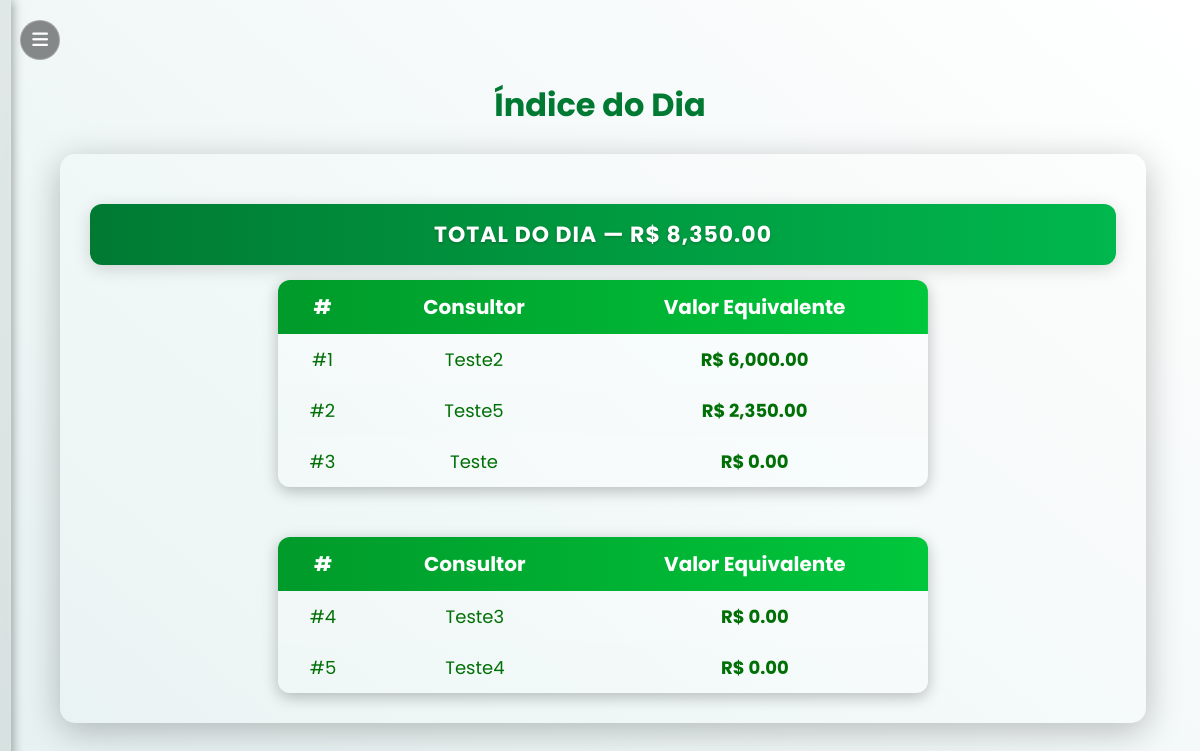
The page /indice_dia (signed in) on the database its author committed.
### tables this page shows
CREATE TABLE users (
            id INTEGER PRIMARY KEY AUTOINCREMENT,
            nome TEXT UNIQUE NOT NULL,
            senha TEXT NOT NULL,
            role TEXT DEFAULT 'user'
        );

### app.py (the view, shortened to what this page needs)
@app.route("/indice_dia")
def indice_dia():
    if "user" not in session:
        return redirect(url_for("login"))
    conn = get_conn()
    cur = conn.cursor()
    cur.execute("""
        CREATE TABLE IF NOT EXISTS metas_individuais (
            id INTEGER PRIMARY KEY AUTOINCREMENT,
            consultor TEXT UNIQUE,
            meta REAL
        )
    """ if isinstance(conn, sqlite3.Connection) else """
        CREATE TABLE IF NOT EXISTS metas_individuais (
            id SERIAL PRIMARY KEY,
            consultor TEXT UNIQUE,
            meta NUMERIC(12,2)
        )
    """)
    cur.execute("SELECT consultor, meta FROM metas_individuais;")
    metas_dict = {row[0]: row[1] for row in cur.fetchall()}
    cur.execute("SELECT nome FROM users WHERE role != 'admin' ORDER BY nome;")
    todos_usuarios = [r[0] for r in cur.fetchall()]
    tz = pytz.timezone("America/Sao_Paulo")
    hoje = datetime.now(tz).strftime("%Y-%m-%d")
    if isinstance(conn, sqlite3.Connection):
        cur.execute("""
            SELECT consultor,
                   COALESCE(SUM(valor_equivalente), 0) AS total_eq,
                   COALESCE(SUM(valor_original), 0) AS total_or
            FROM propostas
            WHERE DATE(data, 'localtime') = ?
            GROUP BY consultor;
        """, (hoje,))
    resultados = {r[0]: (r[1], r[2]) for r in cur.fetchall()}
    cur.execute("""
        SELECT consultor,
               COALESCE(SUM(valor_equivalente), 0) AS eq_total
        FROM propostas
        GROUP BY consultor;
    """)
    totais = {r[0]: r[1] for r in cur.fetchall()}
    conn.close()
    ranking = []
    for nome in todos_usuarios:
        eq_dia, or_dia = resultados.get(nome, (0, 0))
        meta = metas_dict.get(nome, 0)
        eq_total = totais.get(nome, 0)
        falta = max(meta - eq_total, 0)
        ranking.append([nome, eq_dia, or_dia, meta, falta])
    ranking.sort(key=lambda x: x[1], reverse=True)
    total_eq = sum(r[1] for r in ranking)
    total_or = sum(r[2] for r in ranking)
    return render_template(
        "indice_dia.html",
        ranking=ranking,
        total_eq=total_eq,
        total_or=total_or,
        data_atual=hoje
    )

### app.py (called while the page is built)
def get_conn():
    if DATABASE_URL and psycopg2:
        return psycopg2.connect(DATABASE_URL, sslmode="require")
    else:
        return sqlite3.connect(LOCAL_DB, check_same_thread=False)

### templates/indice_dia.html (shortened to what this page needs)
{% extends "base.html" %}
{% block content %}
<h1>Índice do Dia</h1>
<div class="painel-tv">
    <table class="tabela-total">
        <tr>
            <th>TOTAL DO DIA — R$ {{ "{:,.2f}".format(total_eq or 0) }}</th>
        </tr>
    </table>
    <div class="tabelas-container">
        <table class="tabela-tv">
            <thead>
                <tr>
                    <th>#</th>
                    <th>Consultor</th>
                    <th>Valor Equivalente</th>
                </tr>
            </thead>
            <tbody>
                {% for i in range(0, (ranking|length // 2) + (ranking|length % 2)) %}
                {% set r = ranking[i] %}
                <tr>
                    <td>#{{ i + 1 }}</td>
                    <td>{{ r[0] }}</td>
                    <td class="valor">R$ {{ "{:,.2f}".format(r[1] or 0) }}</td>
                </tr>
                {% endfor %}
            </tbody>
        </table>
        <table class="tabela-tv">
            <thead>
                <tr>
                    <th>#</th>
                    <th>Consultor</th>
                    <th>Valor Equivalente</th>
                </tr>
            </thead>
            <tbody>
                {% for i in range((ranking|length // 2) + (ranking|length % 2), ranking|length) %}
                {% set r = ranking[i] %}
                <tr>
                    <td>#{{ i + 1 }}</td>
                    <td>{{ r[0] }}</td>
                    <td class="valor">R$ {{ "{:,.2f}".format(r[1] or 0) }}</td>
                </tr>
                {% endfor %}
            </tbody>
        </table>
    </div>
</div>
{% endblock %}

### static/style.css (style rules this page uses)
:root { --gradiente-inicio: #e6f1f1; --gradiente-fim: #ffffff; --cor-texto: #007006; --bg-container: rgba(255, 255, 255, 0.12); --bg-input: rgba(255, 255, 255, 0.15); }
body.pagina { background: linear-gradient(40deg, var(--gradiente-inicio), var(--gradiente-fim)); font-family: 'Poppins', sans-serif; color: var(--cor-texto); min-height: 100vh; margin: 0; transition: 0.4s ease; font-family: 'Poppins', sans-serif !important; overflow-y: auto; font-family: 'Poppins', sans-serif !important; }
@media screen and (min-height: 600px) { .tabela-tv { font-size: 15px; } }

### templates/indice_dia.html (style rules this page uses)
.painel-tv { width: 95%; margin: auto; background: rgba(255, 255, 255, 0.08); border-radius: 15px; box-shadow: 0 8px 35px rgba(0, 0, 0, 0.25); padding: 30px; }
.tabelas-container { display: flex; justify-content: center; align-items: flex-start; gap: 50px; flex-wrap: wrap; margin-top: 15px; }
.tabela-tv { flex: 1; min-width: 500px; max-width: 650px; }
table.tabela-tv { border-collapse: collapse; width: 100%; background: rgba(255, 255, 255, 0.12); border-radius: 12px; overflow: hidden; box-shadow: 0 4px 15px rgba(0, 0, 0, 0.25); }
.tabela-tv thead { background: linear-gradient(90deg, #009a2a, #00c73c); color: white; font-weight: bold; font-size: 16px; }
.tabela-tv th { padding: 12px 14px; text-align: center; font-size: 20px; }
.tabela-tv td { padding: 12px 14px; text-align: center; color: var(--cor-texto); font-size: 18px; }
.tabela-tv tbody tr:nth-child(even) { background: rgba(255, 255, 255, 0.08); }
.tabela-tv tbody tr:nth-child(odd) { background: rgba(255, 255, 255, 0.15); }
.tabela-tv td.valor { color: var(--cor-texto); font-weight: 700; }
h1 { text-align: center; font-weight: 700; font-size: 32px; color: #007a33; margin-bottom: 25px; }
.tabela-total { width: 100%; border-collapse: collapse; margin-top: 20px; text-align: center; border-radius: 12px; overflow: hidden; box-shadow: 0 4px 18px rgba(0, 0, 0, 0.15); }
.tabela-total th { background: linear-gradient(90deg, #007a33, #00b84d); color: white; font-size: 22px; font-weight: 700; padding: 14px 0; letter-spacing: 1px; text-shadow: 0 1px 3px rgba(0, 0, 0, 0.25); text-transform: uppercase; }

### rows shown on the page
users: nome "Teste2"
users: nome "Teste5"
users: nome "Teste"
users: nome "Teste3"
users: nome "Teste4"

### other values the page prints
{{ "{:,.2f}".format(total_eq or 0) }} "8,350.00"
{{ i + 1 }} "1" "2" "3"
{{ "{:,.2f}".format(r[1] or 0) }} "6,000.00" "2,350.00" "0.00"
{{ i + 1 }} "4" "5"
{{ "{:,.2f}".format(r[1] or 0) }} "0.00" "0.00"
